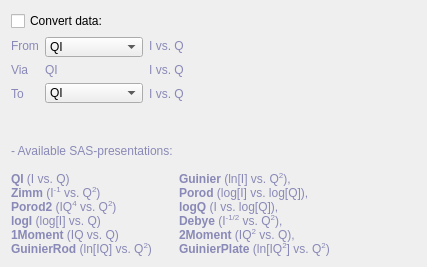
         <widget class="QWidget" name="sasPresentation">
          <property name="geometry">
           <rect>
            <x>0</x>
            <y>0</y>
            <width>427</width>
            <height>267</height>
           </rect>
          </property>
          <attribute name="label">
           <string>SAS Presentation</string>
          </attribute>
          <layout class="QVBoxLayout" name="verticalLayout_11">
           <item>
            <widget class="QCheckBox" name="checkBoxConvert">
             <property name="enabled">
              <bool>true</bool>
             </property>
             <property name="minimumSize">
              <size>
               <width>0</width>
               <height>20</height>
              </size>
             </property>
             <property name="maximumSize">
              <size>
               <width>270</width>
               <height>20</height>
              </size>
             </property>
             <property name="text">
              <string>Convert data:</string>
             </property>
             <property name="shortcut">
              <string/>
             </property>
             <property name="checked">
              <bool>false</bool>
             </property>
            </widget>
           </item>
           <item>
            <layout class="QHBoxLayout" name="_16">
             <item>
              <layout class="QVBoxLayout" name="_17">
               <item>
                <widget class="QLabel" name="textLabel5">
                 <property name="text">
                  <string>&lt;html&gt;&lt;head/&gt;&lt;body&gt;&lt;p&gt;&lt;span style=&quot; color:#8989b7;&quot;&gt;From&lt;/span&gt;&lt;/p&gt;&lt;/body&gt;&lt;/html&gt;</string>
                 </property>
                 <property name="wordWrap">
                  <bool>false</bool>
                 </property>
                </widget>
               </item>
               <item>
                <widget class="QLabel" name="textLabel5_3">
                 <property name="text">
                  <string>&lt;html&gt;&lt;head/&gt;&lt;body&gt;&lt;p&gt;&lt;span style=&quot; color:#8989b7;&quot;&gt;Via&lt;/span&gt;&lt;/p&gt;&lt;/body&gt;&lt;/html&gt;</string>
                 </property>
                 <property name="wordWrap">
                  <bool>false</bool>
                 </property>
                </widget>
               </item>
               <item>
                <widget class="QLabel" name="textLabel5_2">
                 <property name="text">
                  <string>&lt;html&gt;&lt;head/&gt;&lt;body&gt;&lt;p&gt;&lt;span style=&quot; color:#8989b7;&quot;&gt;To&lt;/span&gt;&lt;/p&gt;&lt;/body&gt;&lt;/html&gt;</string>
                 </property>
                 <property name="wordWrap">
                  <bool>false</bool>
                 </property>
                </widget>
               </item>
              </layout>
             </item>
             <item>
              <layout class="QVBoxLayout" name="_18">
               <item>
                <widget class="QComboBox" name="comboBoxSelectPresentationFrom">
                 <property name="maximumSize">
                  <size>
                   <width>32767</width>
                   <height>20</height>
                  </size>
                 </property>
                 <property name="currentIndex">
                  <number>0</number>
                 </property>
                 <item>
                  <property name="text">
                   <string>QI</string>
                  </property>
                 </item>
                 <item>
                  <property name="text">
                   <string>Guinier</string>
                  </property>
                 </item>
                 <item>
                  <property name="text">
                   <string>Zimm</string>
                  </property>
                 </item>
                 <item>
                  <property name="text">
                   <string>Porod</string>
                  </property>
                 </item>
                 <item>
                  <property name="text">
                   <string>Porod2</string>
                  </property>
                 </item>
                 <item>
                  <property name="text">
                   <string>logQ</string>
                  </property>
                 </item>
                 <item>
                  <property name="text">
                   <string>logI</string>
                  </property>
                 </item>
                 <item>
                  <property name="text">
                   <string>Debye</string>
                  </property>
                 </item>
                 <item>
                  <property name="text">
                   <string>1Moment</string>
                  </property>
                 </item>
                 <item>
                  <property name="text">
                   <string>2Moment</string>
                  </property>
                 </item>
                 <item>
                  <property name="text">
                   <string>GuinierRod</string>
                  </property>
                 </item>
                 <item>
                  <property name="text">
                   <string>GuinierPlate</string>
                  </property>
                 </item>
                 <item>
                  <property name="text">
                   <string>Kratky</string>
                  </property>
                 </item>
                </widget>
               </item>
               <item>
                <widget class="QLabel" name="textLabelVia">
                 <property name="styleSheet">
                  <string notr="true">    color: rgb(137, 137, 183);
    background-color: transparent;</string>
                 </property>
                 <property name="text">
                  <string>QI</string>
                 </property>
                 <property name="wordWrap">
                  <bool>false</bool>
                 </property>
                </widget>
               </item>
               <item>
                <widget class="QComboBox" name="comboBoxSelectPresentationTo">
                 <property name="maximumSize">
                  <size>
                   <width>32767</width>
                   <height>20</height>
                  </size>
                 </property>
                 <property name="currentIndex">
                  <number>0</number>
                 </property>
                 <item>
                  <property name="text">
                   <string>QI</string>
                  </property>
                 </item>
                 <item>
                  <property name="text">
                   <string>Guinier</string>
                  </property>
                 </item>
                 <item>
                  <property name="text">
                   <string>Zimm</string>
                  </property>
                 </item>
                 <item>
                  <property name="text">
                   <string>Porod</string>
                  </property>
                 </item>
                 <item>
                  <property name="text">
                   <string>Porod2</string>
                  </property>
                 </item>
                 <item>
                  <property name="text">
                   <string>logQ</string>
                  </property>
                 </item>
                 <item>
                  <property name="text">
                   <string>logI</string>
                  </property>
                 </item>
                 <item>
                  <property name="text">
                   <string>Debye</string>
                  </property>
                 </item>
                 <item>
                  <property name="text">
                   <string>1Moment</string>
                  </property>
                 </item>
                 <item>
                  <property name="text">
                   <string>2Moment</string>
                  </property>
                 </item>
                 <item>
                  <property name="text">
                   <string>GuinierRod</string>
                  </property>
                 </item>
                 <item>
                  <property name="text">
                   <string>GuinierPlate</string>
                  </property>
                 </item>
                 <item>
                  <property name="text">
                   <string>Kratky</string>
                  </property>
                 </item>
                </widget>
               </item>
              </layout>
             </item>
             <item>
              <layout class="QVBoxLayout" name="_19">
               <item>
                <widget class="QLabel" name="textLabelPresFrom">
                 <property name="styleSheet">
                  <string notr="true">    color: rgb(137, 137, 183);
    background-color: transparent;</string>
                 </property>
                 <property name="text">
                  <string>&lt;html&gt;&lt;head/&gt;&lt;body&gt;&lt;p&gt;&lt;span style=&quot; color:#8989b7;&quot;&gt;I vs. Q&lt;/span&gt;&lt;/p&gt;&lt;/body&gt;&lt;/html&gt;</string>
                 </property>
                 <property name="alignment">
                  <set>Qt::AlignCenter</set>
                 </property>
                 <property name="wordWrap">
                  <bool>false</bool>
                 </property>
                </widget>
               </item>
               <item>
                <widget class="QLabel" name="textLabelPresVia">
                 <property name="styleSheet">
                  <string notr="true">    color: rgb(137, 137, 183);
    background-color: transparent;</string>
                 </property>
                 <property name="text">
                  <string>&lt;html&gt;&lt;head/&gt;&lt;body&gt;&lt;p&gt;&lt;span style=&quot; color:#8989b7;&quot;&gt;I vs. Q&lt;/span&gt;&lt;/p&gt;&lt;/body&gt;&lt;/html&gt;</string>
                 </property>
                 <property name="alignment">
                  <set>Qt::AlignCenter</set>
                 </property>
                 <property name="wordWrap">
                  <bool>false</bool>
                 </property>
                </widget>
               </item>
               <item>
                <widget class="QLabel" name="textLabelPresTo">
                 <property name="styleSheet">
                  <string notr="true">    color: rgb(137, 137, 183);
    background-color: transparent;</string>
                 </property>
                 <property name="text">
                  <string>&lt;html&gt;&lt;head/&gt;&lt;body&gt;&lt;p&gt;&lt;span style=&quot; color:#8989b7;&quot;&gt;I vs. Q&lt;/span&gt;&lt;/p&gt;&lt;/body&gt;&lt;/html&gt;</string>
                 </property>
                 <property name="alignment">
                  <set>Qt::AlignCenter</set>
                 </property>
                 <property name="wordWrap">
                  <bool>false</bool>
                 </property>
                </widget>
               </item>
              </layout>
             </item>
             <item>
              <spacer name="horizontalSpacer_2">
               <property name="orientation">
                <enum>Qt::Horizontal</enum>
               </property>
               <property name="sizeHint" stdset="0">
                <size>
                 <width>1</width>
                 <height>5</height>
                </size>
               </property>
              </spacer>
             </item>
            </layout>
           </item>
           <item>
            <spacer name="spacer31">
             <property name="orientation">
              <enum>Qt::Vertical</enum>
             </property>
             <property name="sizeType">
              <enum>QSizePolicy::Expanding</enum>
             </property>
             <property name="sizeHint" stdset="0">
              <size>
               <width>5</width>
               <height>1</height>
              </size>
             </property>
            </spacer>
           </item>
           <item>
            <layout class="QHBoxLayout" name="horizontalLayout_13">
             <item>
              <widget class="QLabel" name="textLabelSASdesc_2">
               <property name="sizePolicy">
                <sizepolicy hsizetype="Expanding" vsizetype="Minimum">
                 <horstretch>0</horstretch>
                 <verstretch>0</verstretch>
                </sizepolicy>
               </property>
               <property name="maximumSize">
                <size>
                 <width>3000</width>
                 <height>200</height>
                </size>
               </property>
               <property name="text">
                <string>&lt;html&gt;&lt;head/&gt;&lt;body&gt;&lt;p&gt;&lt;span style=&quot; color:#8989b7;&quot;&gt;- Available SAS-presentations:&lt;br/&gt;&lt;br/&gt;&lt;/span&gt;&lt;span style=&quot; font-weight:600; color:#8989b7;&quot;&gt;QI&lt;/span&gt;&lt;span style=&quot; color:#8989b7;&quot;&gt; (I vs. Q)&lt;br/&gt;&lt;/span&gt;&lt;span style=&quot; font-weight:600; color:#8989b7;&quot;&gt;Zimm&lt;/span&gt;&lt;span style=&quot; color:#8989b7;&quot;&gt; (I&lt;/span&gt;&lt;span style=&quot; color:#8989b7; vertical-align:super;&quot;&gt;-1&lt;/span&gt;&lt;span style=&quot; color:#8989b7;&quot;&gt; vs. Q&lt;/span&gt;&lt;span style=&quot; color:#8989b7; vertical-align:super;&quot;&gt;2&lt;/span&gt;&lt;span style=&quot; color:#8989b7;&quot;&gt;)&lt;br/&gt;&lt;/span&gt;&lt;span style=&quot; font-weight:600; color:#8989b7;&quot;&gt;Porod2&lt;/span&gt;&lt;span style=&quot; color:#8989b7;&quot;&gt; (IQ&lt;/span&gt;&lt;span style=&quot; color:#8989b7; vertical-align:super;&quot;&gt;4&lt;/span&gt;&lt;span style=&quot; color:#8989b7;&quot;&gt; vs. Q&lt;/span&gt;&lt;span style=&quot; color:#8989b7; vertical-align:super;&quot;&gt;2&lt;/span&gt;&lt;span style=&quot; color:#8989b7;&quot;&gt;)&lt;br/&gt;&lt;/span&gt;&lt;span style=&quot; font-weight:600; color:#8989b7;&quot;&gt;logI&lt;/span&gt;&lt;span style=&quot; color:#8989b7;&quot;&gt; (log[I] vs. Q)&lt;br/&gt;&lt;/span&gt;&lt;span style=&quot; font-weight:600; color:#8989b7;&quot;&gt;1Moment&lt;/span&gt;&lt;span style=&quot; color:#8989b7;&quot;&gt; (IQ vs. Q)&lt;br/&gt;&lt;/span&gt;&lt;span style=&quot; font-weight:600; color:#8989b7;&quot;&gt;GuinierRod&lt;/span&gt;&lt;span style=&quot; color:#8989b7;&quot;&gt; (ln[IQ] vs. Q&lt;/span&gt;&lt;span style=&quot; color:#8989b7; vertical-align:super;&quot;&gt;2&lt;/span&gt;&lt;span style=&quot; color:#8989b7;&quot;&gt;)&lt;/span&gt;&lt;/p&gt;&lt;/body&gt;&lt;/html&gt;</string>
               </property>
               <property name="wordWrap">
                <bool>false</bool>
               </property>
              </widget>
             </item>
             <item>
              <widget class="QLabel" name="textLabelSASdesc_3">
               <property name="sizePolicy">
                <sizepolicy hsizetype="Expanding" vsizetype="Minimum">
                 <horstretch>0</horstretch>
                 <verstretch>0</verstretch>
                </sizepolicy>
               </property>
               <property name="maximumSize">
                <size>
                 <width>3000</width>
                 <height>200</height>
                </size>
               </property>
               <property name="palette">
                <palette>
                 <active>
                  <colorrole role="WindowText">
                   <brush brushstyle="SolidPattern">
                    <color alpha="255">
                     <red>137</red>
                     <green>137</green>
                     <blue>183</blue>
                    </color>
                   </brush>
                  </colorrole>
                  <colorrole role="Button">
                   <brush brushstyle="SolidPattern">
                    <color alpha="255">
                     <red>230</red>
                     <green>230</green>
                     <blue>230</blue>
                    </color>
                   </brush>
                  </colorrole>
                  <colorrole role="Light">
                   <brush brushstyle="SolidPattern">
                    <color alpha="255">
                     <red>255</red>
                     <green>255</green>
                     <blue>255</blue>
                    </color>
                   </brush>
                  </colorrole>
                  <colorrole role="Midlight">
                   <brush brushstyle="SolidPattern">
                    <color alpha="255">
                     <red>242</red>
                     <green>242</green>
                     <blue>242</blue>
                    </color>
                   </brush>
                  </colorrole>
                  <colorrole role="Dark">
                   <brush brushstyle="SolidPattern">
                    <color alpha="255">
                     <red>115</red>
                     <green>115</green>
                     <blue>115</blue>
                    </color>
                   </brush>
                  </colorrole>
                  <colorrole role="Mid">
                   <brush brushstyle="SolidPattern">
                    <color alpha="255">
                     <red>153</red>
                     <green>153</green>
                     <blue>153</blue>
                    </color>
                   </brush>
                  </colorrole>
                  <colorrole role="Text">
                   <brush brushstyle="SolidPattern">
                    <color alpha="255">
                     <red>0</red>
                     <green>0</green>
                     <blue>0</blue>
                    </color>
                   </brush>
                  </colorrole>
                  <colorrole role="BrightText">
                   <brush brushstyle="SolidPattern">
                    <color alpha="255">
                     <red>255</red>
                     <green>255</green>
                     <blue>255</blue>
                    </color>
                   </brush>
                  </colorrole>
                  <colorrole role="ButtonText">
                   <brush brushstyle="SolidPattern">
                    <color alpha="255">
                     <red>0</red>
                     <green>0</green>
                     <blue>0</blue>
                    </color>
                   </brush>
                  </colorrole>
                  <colorrole role="Base">
                   <brush brushstyle="SolidPattern">
                    <color alpha="255">
                     <red>255</red>
                     <green>255</green>
                     <blue>255</blue>
                    </color>
                   </brush>
                  </colorrole>
                  <colorrole role="Window">
                   <brush brushstyle="SolidPattern">
                    <color alpha="255">
                     <red>238</red>
                     <green>238</green>
                     <blue>238</blue>
                    </color>
                   </brush>
                  </colorrole>
                  <colorrole role="Shadow">
                   <brush brushstyle="SolidPattern">
                    <color alpha="255">
                     <red>0</red>
                     <green>0</green>
                     <blue>0</blue>
                    </color>
                   </brush>
                  </colorrole>
                  <colorrole role="Highlight">
                   <brush brushstyle="SolidPattern">
                    <color alpha="255">
                     <red>0</red>
                     <green>0</green>
                     <blue>128</blue>
                    </color>
                   </brush>
                  </colorrole>
                  <colorrole role="HighlightedText">
                   <brush brushstyle="SolidPattern">
                    <color alpha="255">
                     <red>255</red>
                     <green>255</green>
                     <blue>255</blue>
                    </color>
                   </brush>
                  </colorrole>
                  <colorrole role="Link">
                   <brush brushstyle="SolidPattern">
                    <color alpha="255">
                     <red>0</red>
                     <green>0</green>
                     <blue>0</blue>
                    </color>
                   </brush>
                  </colorrole>
                  <colorrole role="LinkVisited">
                   <brush brushstyle="SolidPattern">
                    <color alpha="255">
                     <red>0</red>
                     <green>0</green>
                     <blue>0</blue>
                    </color>
                   </brush>
                  </colorrole>
                 </active>
                 <inactive>
                  <colorrole role="WindowText">
                   <brush brushstyle="SolidPattern">
                    <color alpha="255">
                     <red>137</red>
                     <green>137</green>
                     <blue>183</blue>
                    </color>
                   </brush>
                  </colorrole>
                  <colorrole role="Button">
                   <brush brushstyle="SolidPattern">
                    <color alpha="255">
                     <red>230</red>
                     <green>230</green>
                     <blue>230</blue>
                    </color>
                   </brush>
                  </colorrole>
                  <colorrole role="Light">
                   <brush brushstyle="SolidPattern">
                    <color alpha="255">
                     <red>255</red>
                     <green>255</green>
                     <blue>255</blue>
                    </color>
                   </brush>
                  </colorrole>
                  <colorrole role="Midlight">
                   <brush brushstyle="SolidPattern">
                    <color alpha="255">
                     <red>255</red>
                     <green>255</green>
                     <blue>255</blue>
                    </color>
                   </brush>
                  </colorrole>
                  <colorrole role="Dark">
                   <brush brushstyle="SolidPattern">
                    <color alpha="255">
                     <red>115</red>
                     <green>115</green>
                     <blue>115</blue>
                    </color>
                   </brush>
                  </colorrole>
                  <colorrole role="Mid">
                   <brush brushstyle="SolidPattern">
                    <color alpha="255">
                     <red>153</red>
                     <green>153</green>
                     <blue>153</blue>
                    </color>
                   </brush>
                  </colorrole>
                  <colorrole role="Text">
                   <brush brushstyle="SolidPattern">
                    <color alpha="255">
                     <red>0</red>
                     <green>0</green>
                     <blue>0</blue>
                    </color>
                   </brush>
                  </colorrole>
                  <colorrole role="BrightText">
                   <brush brushstyle="SolidPattern">
                    <color alpha="255">
                     <red>255</red>
                     <green>255</green>
                     <blue>255</blue>
                    </color>
                   </brush>
                  </colorrole>
                  <colorrole role="ButtonText">
                   <brush brushstyle="SolidPattern">
                    <color alpha="255">
                     <red>0</red>
                     <green>0</green>
                     <blue>0</blue>
                    </color>
                   </brush>
                  </colorrole>
                  <colorrole role="Base">
                   <brush brushstyle="SolidPattern">
                    <color alpha="255">
                     <red>255</red>
                     <green>255</green>
                     <blue>255</blue>
                    </color>
                   </brush>
                  </colorrole>
                  <colorrole role="Window">
                   <brush brushstyle="SolidPattern">
                    <color alpha="255">
                     <red>238</red>
                     <green>238</green>
                     <blue>238</blue>
                    </color>
                   </brush>
                  </colorrole>
                  <colorrole role="Shadow">
                   <brush brushstyle="SolidPattern">
                    <color alpha="255">
                     <red>0</red>
                     <green>0</green>
                     <blue>0</blue>
                    </color>
                   </brush>
                  </colorrole>
                  <colorrole role="Highlight">
                   <brush brushstyle="SolidPattern">
                    <color alpha="255">
                     <red>0</red>
                     <green>0</green>
                     <blue>128</blue>
                    </color>
                   </brush>
                  </colorrole>
                  <colorrole role="HighlightedText">
                   <brush brushstyle="SolidPattern">
                    <color alpha="255">
                     <red>255</red>
                     <green>255</green>
                     <blue>255</blue>
                    </color>
                   </brush>
                  </colorrole>
                  <colorrole role="Link">
                   <brush brushstyle="SolidPattern">
                    <color alpha="255">
                     <red>0</red>
                     <green>0</green>
                     <blue>192</blue>
                    </color>
                   </brush>
                  </colorrole>
                  <colorrole role="LinkVisited">
                   <brush brushstyle="SolidPattern">
                    <color alpha="255">
                     <red>128</red>
                     <green>0</green>
                     <blue>128</blue>
                    </color>
                   </brush>
                  </colorrole>
                 </inactive>
                 <disabled>
                  <colorrole role="WindowText">
                   <brush brushstyle="SolidPattern">
                    <color alpha="255">
                     <red>137</red>
                     <green>137</green>
                     <blue>183</blue>
                    </color>
                   </brush>
                  </colorrole>
                  <colorrole role="Button">
                   <brush brushstyle="SolidPattern">
                    <color alpha="255">
                     <red>230</red>
                     <green>230</green>
                     <blue>230</blue>
                    </color>
                   </brush>
                  </colorrole>
                  <colorrole role="Light">
                   <brush brushstyle="SolidPattern">
                    <color alpha="255">
                     <red>255</red>
                     <green>255</green>
                     <blue>255</blue>
                    </color>
                   </brush>
                  </colorrole>
                  <colorrole role="Midlight">
                   <brush brushstyle="SolidPattern">
                    <color alpha="255">
                     <red>255</red>
                     <green>255</green>
                     <blue>255</blue>
                    </color>
                   </brush>
                  </colorrole>
                  <colorrole role="Dark">
                   <brush brushstyle="SolidPattern">
                    <color alpha="255">
                     <red>115</red>
                     <green>115</green>
                     <blue>115</blue>
                    </color>
                   </brush>
                  </colorrole>
                  <colorrole role="Mid">
                   <brush brushstyle="SolidPattern">
                    <color alpha="255">
                     <red>153</red>
                     <green>153</green>
                     <blue>153</blue>
                    </color>
                   </brush>
                  </colorrole>
                  <colorrole role="Text">
                   <brush brushstyle="SolidPattern">
                    <color alpha="255">
                     <red>128</red>
                     <green>128</green>
                     <blue>128</blue>
                    </color>
                   </brush>
                  </colorrole>
                  <colorrole role="BrightText">
                   <brush brushstyle="SolidPattern">
                    <color alpha="255">
                     <red>255</red>
                     <green>255</green>
                     <blue>255</blue>
                    </color>
                   </brush>
                  </colorrole>
                  <colorrole role="ButtonText">
                   <brush brushstyle="SolidPattern">
                    <color alpha="255">
                     <red>128</red>
                     <green>128</green>
                     <blue>128</blue>
                    </color>
                   </brush>
                  </colorrole>
                  <colorrole role="Base">
                   <brush brushstyle="SolidPattern">
                    <color alpha="255">
                     <red>255</red>
                     <green>255</green>
                     <blue>255</blue>
                    </color>
                   </brush>
                  </colorrole>
                  <colorrole role="Window">
                   <brush brushstyle="SolidPattern">
                    <color alpha="255">
                     <red>238</red>
                     <green>238</green>
                     <blue>238</blue>
                    </color>
                   </brush>
                  </colorrole>
                  <colorrole role="Shadow">
                   <brush brushstyle="SolidPattern">
                    <color alpha="255">
                     <red>0</red>
                     <green>0</green>
                     <blue>0</blue>
                    </color>
                   </brush>
                  </colorrole>
                  <colorrole role="Highlight">
                   <brush brushstyle="SolidPattern">
                    <color alpha="255">
                     <red>0</red>
                     <green>0</green>
                     <blue>128</blue>
                    </color>
                   </brush>
                  </colorrole>
                  <colorrole role="HighlightedText">
                   <brush brushstyle="SolidPattern">
                    <color alpha="255">
                     <red>255</red>
                     <green>255</green>
                     <blue>255</blue>
                    </color>
                   </brush>
                  </colorrole>
                  <colorrole role="Link">
                   <brush brushstyle="SolidPattern">
                    <color alpha="255">
                     <red>0</red>
                     <green>0</green>
                     <blue>192</blue>
                    </color>
                   </brush>
                  </colorrole>
                  <colorrole role="LinkVisited">
                   <brush brushstyle="SolidPattern">
                    <color alpha="255">
                     <red>128</red>
                     <green>0</green>
                     <blue>128</blue>
                    </color>
                   </brush>
                  </colorrole>
                 </disabled>
                </palette>
               </property>
               <property name="text">
                <string>&lt;html&gt;&lt;head/&gt;&lt;body&gt;&lt;p&gt;&lt;span style=&quot; color:#8989b7;&quot;&gt;&lt;br/&gt;&lt;br/&gt;&lt;/span&gt;&lt;span style=&quot; font-weight:600; color:#8989b7;&quot;&gt;Guinier&lt;/span&gt;&lt;span style=&quot; color:#8989b7;&quot;&gt; (ln[I] vs. Q&lt;/span&gt;&lt;span style=&quot; color:#8989b7; vertical-align:super;&quot;&gt;2&lt;/span&gt;&lt;span style=&quot; color:#8989b7;&quot;&gt;), &lt;br/&gt;&lt;/span&gt;&lt;span style=&quot; font-weight:600; color:#8989b7;&quot;&gt;Porod&lt;/span&gt;&lt;span style=&quot; color:#8989b7;&quot;&gt; (log[I] vs. log[Q]), &lt;br/&gt;&lt;/span&gt;&lt;span style=&quot; font-weight:600; color:#8989b7;&quot;&gt;logQ&lt;/span&gt;&lt;span style=&quot; color:#8989b7;&quot;&gt; (I vs. log[Q]), &lt;br/&gt;&lt;/span&gt;&lt;span style=&quot; font-weight:600; color:#8989b7;&quot;&gt;Debye&lt;/span&gt;&lt;span style=&quot; color:#8989b7;&quot;&gt; (I&lt;/span&gt;&lt;span style=&quot; color:#8989b7; vertical-align:super;&quot;&gt;-1/2&lt;/span&gt;&lt;span style=&quot; color:#8989b7;&quot;&gt; vs. Q&lt;/span&gt;&lt;span style=&quot; color:#8989b7; vertical-align:super;&quot;&gt;2&lt;/span&gt;&lt;span style=&quot; color:#8989b7;&quot;&gt;),&lt;br/&gt;&lt;/span&gt;&lt;span style=&quot; font-weight:600; color:#8989b7;&quot;&gt;2Moment&lt;/span&gt;&lt;span style=&quot; color:#8989b7;&quot;&gt; (IQ&lt;/span&gt;&lt;span style=&quot; color:#8989b7; vertical-align:super;&quot;&gt;2&lt;/span&gt;&lt;span style=&quot; color:#8989b7;&quot;&gt; vs. Q),&lt;br/&gt;&lt;/span&gt;&lt;span style=&quot; font-weight:600; color:#8989b7;&quot;&gt;GuinierPlate&lt;/span&gt;&lt;span style=&quot; color:#8989b7;&quot;&gt; (ln[IQ&lt;/span&gt;&lt;span style=&quot; color:#8989b7; vertical-align:super;&quot;&gt;2&lt;/span&gt;&lt;span style=&quot; color:#8989b7;&quot;&gt;] vs. Q&lt;/span&gt;&lt;span style=&quot; color:#8989b7; vertical-align:super;&quot;&gt;2&lt;/span&gt;&lt;span style=&quot; color:#8989b7;&quot;&gt;) &lt;/span&gt;&lt;/p&gt;&lt;/body&gt;&lt;/html&gt;</string>
               </property>
               <property name="wordWrap">
                <bool>false</bool>
               </property>
              </widget>
             </item>
             <item>
              <spacer name="horizontalSpacer_16">
               <property name="orientation">
                <enum>Qt::Horizontal</enum>
               </property>
               <property name="sizeHint" stdset="0">
                <size>
                 <width>1</width>
                 <height>5</height>
                </size>
               </property>
              </spacer>
             </item>
            </layout>
           </item>
          </layout>
         </widget>
